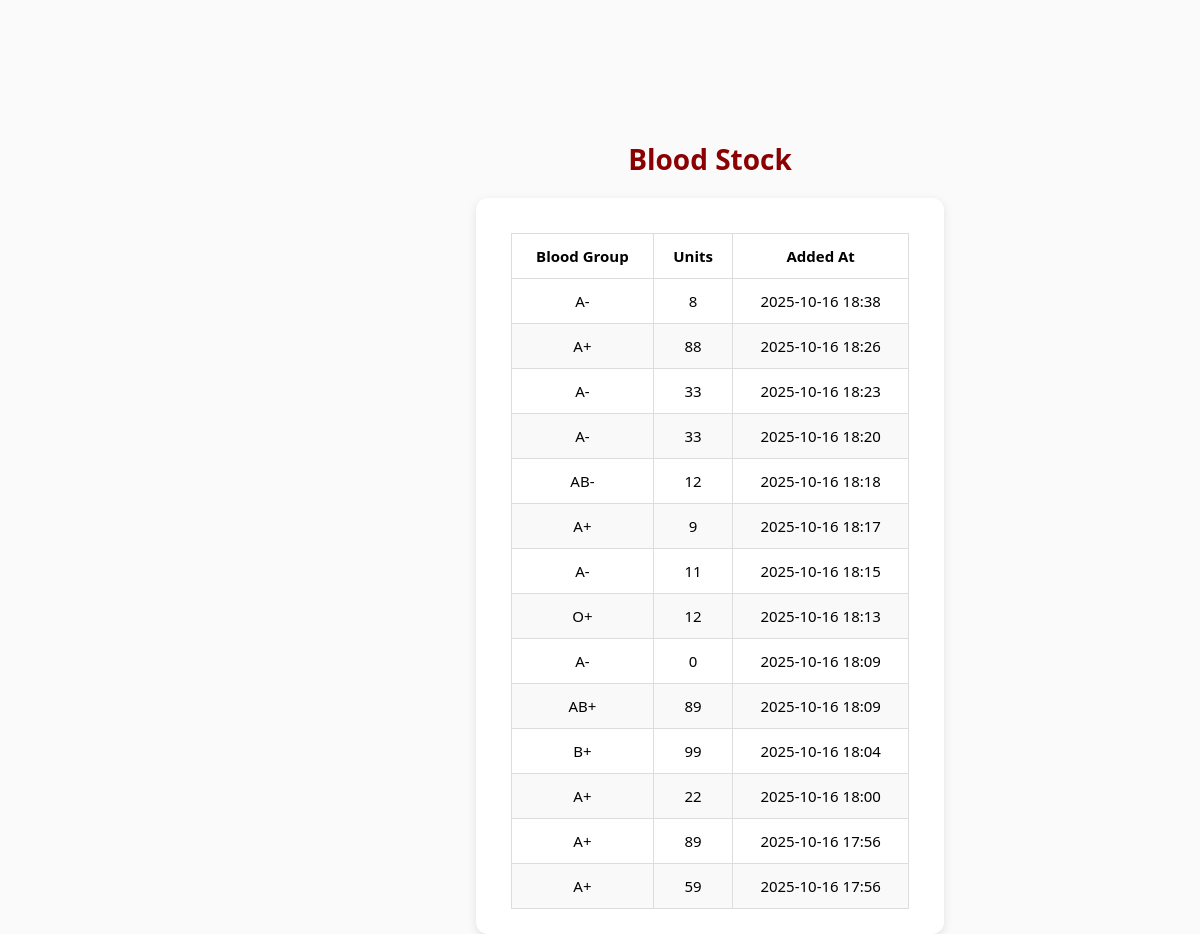
The page /dashboard/blood_stock/ (signed in) on the database its author committed.
### blood_bank_app/models.py (models this page shows, shortened)
class BloodStock(models.Model):
    BLOOD_GROUP_CHOICES = [
        ('A+', 'A+'), ('A-', 'A-'),
        ('B+', 'B+'), ('B-', 'B-'),
        ('AB+', 'AB+'), ('AB-', 'AB-'),
        ('O+', 'O+'), ('O-', 'O-'),
    ]
    bloodgroup = models.CharField(max_length=3, choices=BLOOD_GROUP_CHOICES)
    unit = models.PositiveIntegerField()
    added_at = models.DateTimeField(auto_now_add=True)

### blood_bank_app/views.py (the view)
# urls.py: path('dashboard/blood_stock/', views.blood_stock_dashboard, name='blood_stock_dashboard'),
@login_required
def blood_stock_dashboard(request):
    blood_stock = BloodStock.objects.all().order_by('-added_at')
    return render(request, 'blood_stock_dashboard.html', {
        'blood_stock': blood_stock
    })

### blood_bank_app/templates/blood_stock_dashboard.html (shortened to what this page needs)
{% extends 'master.html' %}
{% block content %}
<div class="main-content">
    <h1>Blood Stock</h1>
    {% if blood_stock %}
    <div class="section">
        <table>
            <thead>
                <tr>
                    <th>Blood Group</th>
                    <th>Units</th>
                    <th>Added At</th>
                </tr>
            </thead>
            <tbody>
                {% for blood in blood_stock %}
                <tr>
                    <td>{{ blood.bloodgroup }}</td>
                    <td>{{ blood.unit }}</td>
                    <td>{{ blood.added_at|date:"Y-m-d H:i" }}</td>
                </tr>
                {% endfor %}
            </tbody>
        </table>
    </div>
    {% else %}
        <p>No blood added yet.</p>
    {% endif %}
</div>
<link rel="stylesheet" href="https://cdnjs.cloudflare.com/ajax/libs/font-awesome/6.5.0/css/all.min.css">
{% endblock %}

### blood_bank_app/static/css/blood_bank.css (style rules this page uses)
body { display: flex; flex-direction: column; justify-content: center; align-items: center; height: 100vh; margin: 0; background-color:#FAFAFA; }

### blood_bank_app/templates/blood_stock_dashboard.html (style rules this page uses)
body, html { margin: 0; padding: 0; font-family: 'Segoe UI', sans-serif; background: #FAFAFA; }
.main-content { margin-left: 220px; padding: 140px 40px 40px 40px; display: flex; flex-direction: column; align-items: center; box-sizing: border-box; min-height: calc(100vh - 140px); }
.main-content h1 { margin-top: 0; margin-bottom: 20px; font-size: 28px; color: #8B0000; text-align: center; }
.section { width: 100%; max-width: 900px; background: white; border-radius: 12px; padding: 25px 35px; box-shadow: 0 3px 10px rgba(0,0,0,0.1); }
table { width: 100%; border-collapse: collapse; margin-top: 10px; }
th, td { border: 1px solid #ddd; padding: 12px; text-align: center; font-size: 15px; }
tr:nth-child(even) { background-color: #f9f9f9; }

### rows shown on the page
BloodStock: bloodgroup "A-", unit "8", added_at "2025-10-16 18:38"
BloodStock: bloodgroup "A+", unit "88", added_at "2025-10-16 18:26"
BloodStock: bloodgroup "A-", unit "33", added_at "2025-10-16 18:23"
BloodStock: bloodgroup "A-", unit "33", added_at "2025-10-16 18:20"
BloodStock: bloodgroup "AB-", unit "12", added_at "2025-10-16 18:18"
BloodStock: bloodgroup "A+", unit "9", added_at "2025-10-16 18:17"
BloodStock: bloodgroup "A-", unit "11", added_at "2025-10-16 18:15"
BloodStock: bloodgroup "O+", unit "12", added_at "2025-10-16 18:13"
BloodStock: bloodgroup "A-", unit "0", added_at "2025-10-16 18:09"
BloodStock: bloodgroup "AB+", unit "89", added_at "2025-10-16 18:09"
BloodStock: bloodgroup "B+", unit "99", added_at "2025-10-16 18:04"
BloodStock: bloodgroup "A+", unit "22", added_at "2025-10-16 18:00"
BloodStock: bloodgroup "A+", unit "89", added_at "2025-10-16 17:56"
BloodStock: bloodgroup "A+", unit "59", added_at "2025-10-16 17:56"
